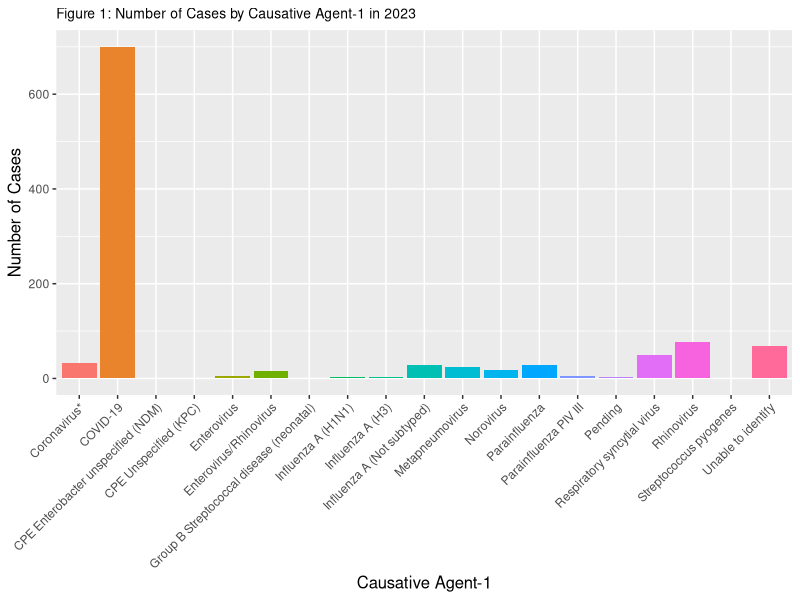
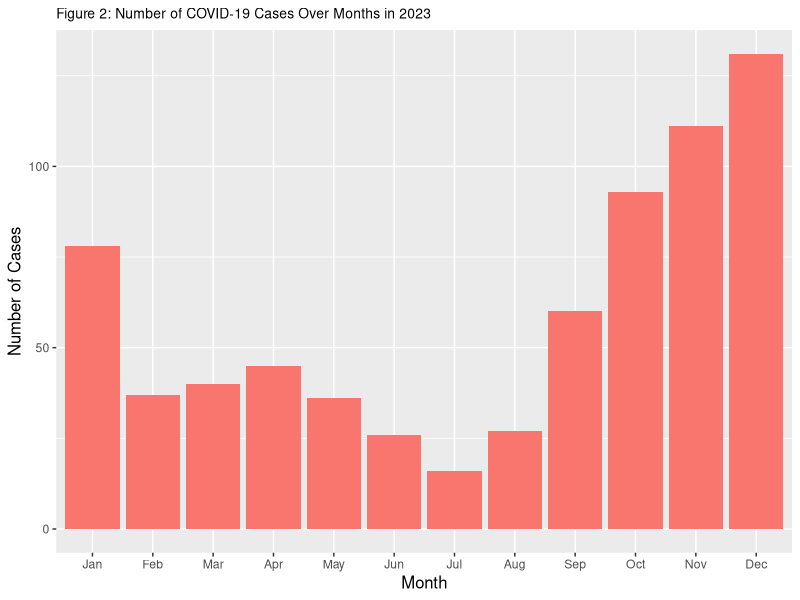
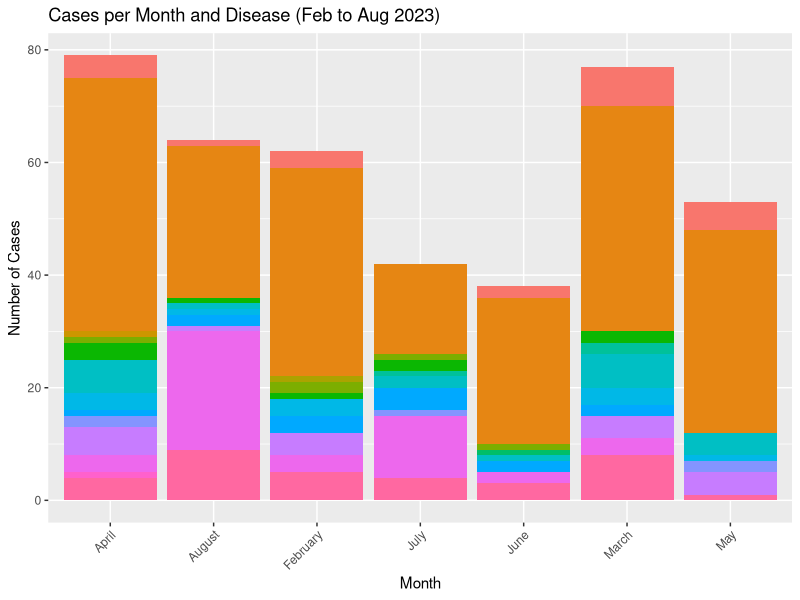

Generate these figures, in order, with R:
## ---- chunk 1
#| include: false
#| warning: false
#| message: false

library(tidyverse)
library(here)

### Workspace setup ###
grab_data = read_csv(file=here("outputs/data/cleaned_data.csv"))
grab_data
## ---- chunk 2
#| include: true
#| echo: false
#| warning: false
#| message: false
raw_csv = read_csv(file=here("inputs/data/raw_data.csv"))
cols = colnames(raw_csv)
cols
## ---- chunk 3
#| echo: false
ggplot(grab_data, aes(x = factor(Causative.Agent.1), fill = factor(Causative.Agent.1))) +
  geom_bar() +
  labs(title = "Figure 1: Number of Cases by Causative Agent-1 in 2023",
       x = "Causative Agent-1",
       y = "Number of Cases") +
    theme(axis.text.x = element_text(angle = 45, hjust = 1),
        legend.position = "none",
        plot.title = element_text(size = 10),  # Adjust title size
        axis.title.x = element_text(size = 12),  # Adjust x-axis label size
        axis.title.y = element_text(size = 12))
## ---- chunk 4
#| include: true
#| echo: false
#| warning: false
#| message: false
covid_data <- grab_data %>%
  filter(Causative.Agent.1 == "COVID-19" & grepl("2023", Date.Outbreak.Began))

# Convert Date.Outbreak.began to Date type
covid_data$Date.Outbreak.Began <- as.Date(covid_data$Date.Outbreak.Began)

ggplot(covid_data, aes(x = format(Date.Outbreak.Began, "%m"), fill = Causative.Agent.1)) +
  geom_bar(stat = "count") +
  labs(title = "Figure 2: Number of COVID-19 Cases Over Months in 2023",
       x = "Month",
       y = "Number of Cases") +
  scale_x_discrete(labels = month.abb) +
  theme(
    legend.position="none",
    plot.title=element_text(size=10),
    axis.title.x = element_text(size = 12),  # Adjust x-axis label size
    axis.title.y = element_text(size = 12)
  )
## ---- chunk 5
#| include: true
#| echo: false
#| warning: false
#| message: false
data_filtered <- grab_data %>%
  filter(`Date.Outbreak.Began` >= "2023-02-01" & `Date.Outbreak.Began` <= "2023-08-31") %>%
  mutate(month = format(as.Date(`Date.Outbreak.Began`, format="%m/%d/%Y"), "%B"))

# Create a histogram
ggplot(data_filtered, aes(x = month, fill = `Causative.Agent.1`)) +
  geom_bar() +
  labs(title = "Cases per Month and Disease (Feb to Aug 2023)",
       x = "Month",
       y = "Number of Cases") +
  theme(axis.text.x = element_text(angle = 45, hjust = 1),legend.position="none")

